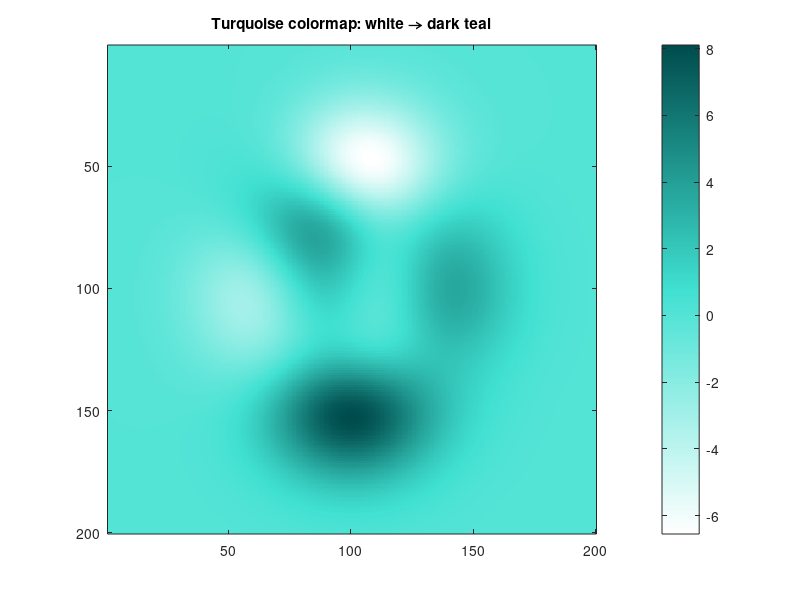

Reproduce this figure in MATLAB.
%% Turquoise colormap: white -> turquoise -> dark teal

% I am writing this script to show Mike the Claude/VS code/matlab workflow 


% Number of colors in the colormap
n = 300;

% Anchor colors (RGB, scaled 0-1)
white     = [1.00 1.00 1.00];
turquoise = [0.25 0.88 0.82];   % classic turquoise (64, 224, 208)
darkTeal  = [0.00 0.30 0.30];   % dark teal (0, 77, 77)

% Positions of the anchor colors along the colormap (0 = start, 1 = end)
anchorPos    = [0 0.5 1];
anchorColors = [white; turquoise; darkTeal];

% Interpolate R, G, and B separately to get n smooth steps
x = linspace(0, 1, n)';
turqMap = interp1(anchorPos, anchorColors, x);

% Preview the colormap
figure;
imagesc(peaks(200));
colormap(turqMap);
colorbar;
axis image;
title('Turquoise colormap: white \rightarrow dark teal');
